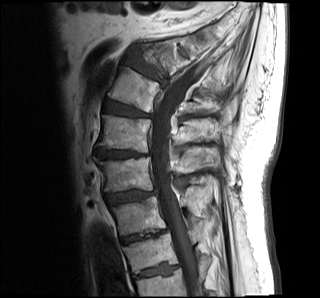
#> input picture riley_images/101_t1.png, 320 x 298 px; its folder holds only this picture in this run
$ jupyter execute fliper.ipynb
#> lines starting #> are read from the running program, lines starting #| are printed output that depends on the picture
[cell 1]
import cv2
import os

# Define the directory containing images and the output directory
image_dir = "riley_images"
output_dir = "flipped_images"

# Create the output directory if it doesn't exist
os.makedirs(output_dir, exist_ok=True)

# Loop through each file in the directory
for filename in os.listdir(image_dir):
    if filename.lower().endswith(('.jpg', '.jpeg', '.png', '.bmp', '.tiff')):  # Process common image formats
        image_path = os.path.join(image_dir, filename)

        # Read the image
        image = cv2.imread(image_path)
#> image is the input picture: shape (298, 320, 3); min 0, max 255, mean 77

        # Rotate the image 180 degrees
        flipped_image = cv2.rotate(image, cv2.ROTATE_180)
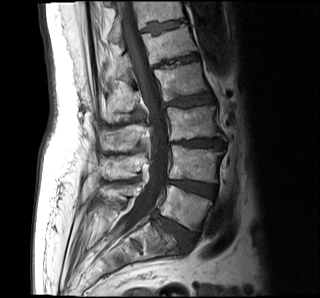
#> flipped_image: shape (298, 320, 3); min 0, max 255, mean 77

        # Save the flipped image to the output directory
        output_path = os.path.join(output_dir, filename)
        cv2.imwrite(output_path, flipped_image)

print("All images have been rotated by 180 degrees and saved to the 'flipped_images' directory.")

[cell 2]
import cv2
import os

# Define the directory containing images
image_dir = "flipped_images"

# Loop through each file in the directory
for filename in os.listdir(image_dir):
    if filename.lower().endswith(('.jpg', '.jpeg', '.png', '.bmp', '.tiff')):  # Process common image formats
        image_path = os.path.join(image_dir, filename)

        # Read the image
        image = cv2.imread(image_path)

        # Flip the image horizontally
        flipped_image = cv2.flip(image, 1)
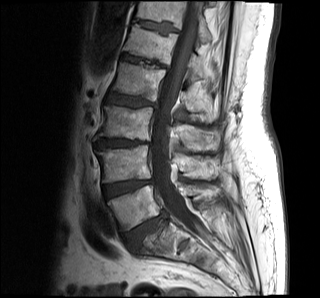
#> flipped_image: shape (298, 320, 3); min 0, max 255, mean 77

        # Save the flipped image back to the same directory
        cv2.imwrite(image_path, flipped_image)

print("All images have been flipped horizontally and saved in the same directory.")

$ run again, on riley_images/108_t2.png
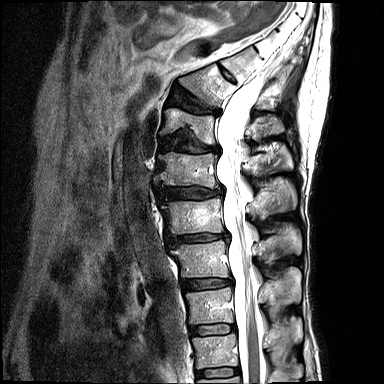
#> input picture riley_images/108_t2.png, 384 x 384 px
#> image is the input picture: shape (384, 384, 3); min 0, max 255, mean 79.7
#> `flipped_image = cv2.rotate(image, cv2.ROTATE_180)`:
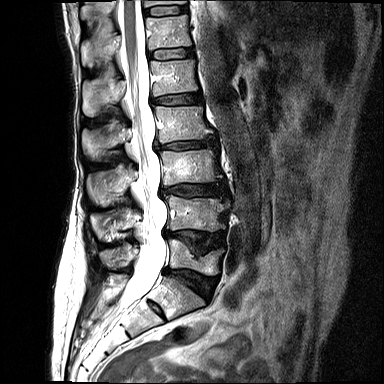
#> flipped_image: shape (384, 384, 3); min 0, max 255, mean 79.7
#> `flipped_image = cv2.flip(image, 1)`:
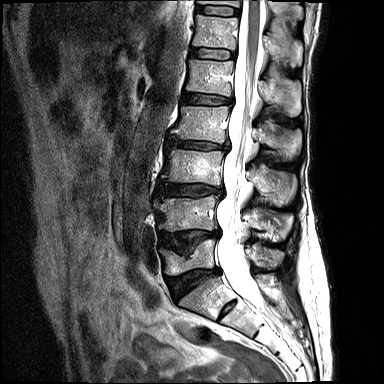
#> flipped_image: shape (384, 384, 3); min 0, max 255, mean 79.7

$ run again, on riley_images/110_t1.png
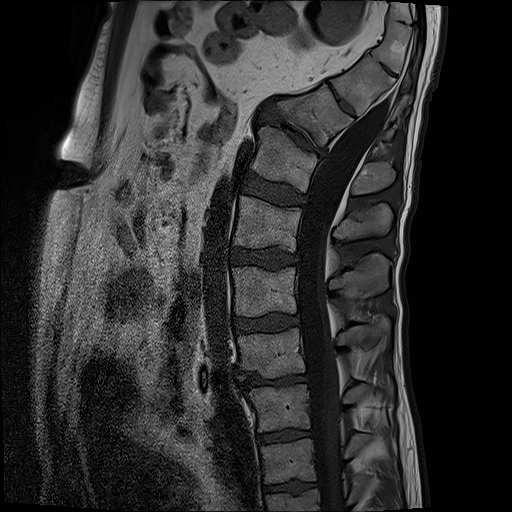
#> input picture riley_images/110_t1.png, 512 x 512 px
#> image is the input picture: shape (512, 512, 3); min 0, max 255, mean 46.3
#> `flipped_image = cv2.rotate(image, cv2.ROTATE_180)`:
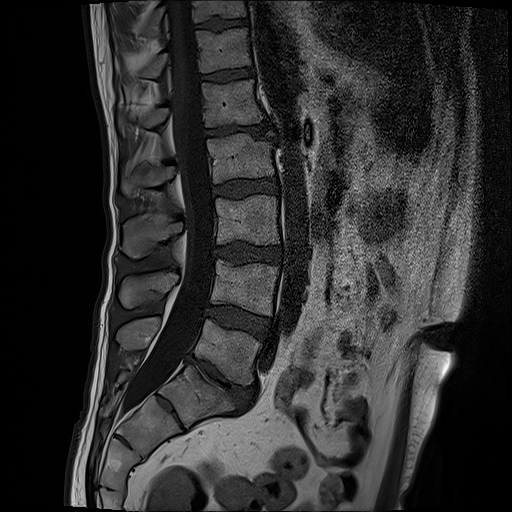
#> flipped_image: shape (512, 512, 3); min 0, max 255, mean 46.3
#> `flipped_image = cv2.flip(image, 1)`:
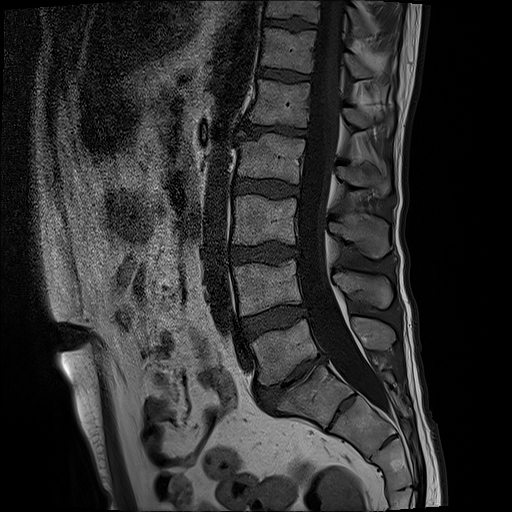
#> flipped_image: shape (512, 512, 3); min 0, max 255, mean 46.3

$ run again, on riley_images/117_t2.png
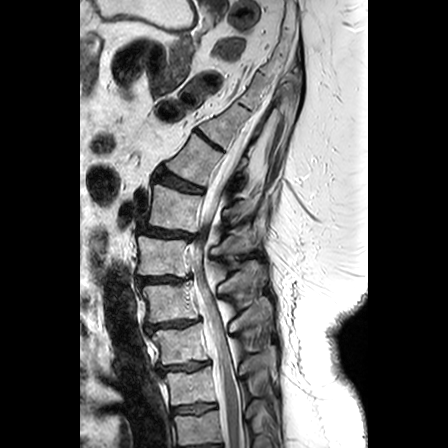
#> input picture riley_images/117_t2.png, 448 x 448 px
#> image is the input picture: shape (448, 448, 3); min 0, max 255, mean 94.9
#> `flipped_image = cv2.rotate(image, cv2.ROTATE_180)`:
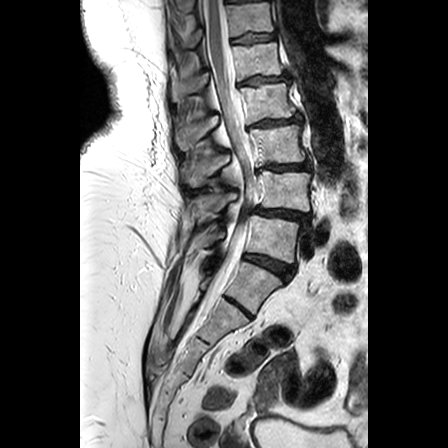
#> flipped_image: shape (448, 448, 3); min 0, max 255, mean 94.9
#> `flipped_image = cv2.flip(image, 1)`:
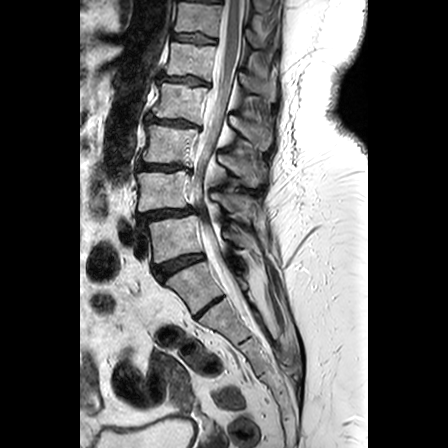
#> flipped_image: shape (448, 448, 3); min 0, max 255, mean 94.9

$ run again, on riley_images/101_t2.png
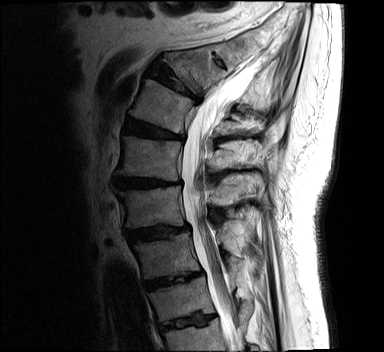
#> input picture riley_images/101_t2.png, 384 x 352 px
#> image is the input picture: shape (352, 384, 3); min 0, max 255, mean 72.7
#> `flipped_image = cv2.rotate(image, cv2.ROTATE_180)`:
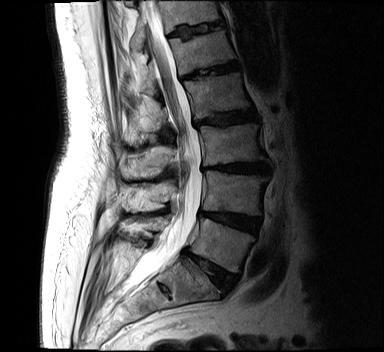
#> flipped_image: shape (352, 384, 3); min 0, max 255, mean 72.7
#> `flipped_image = cv2.flip(image, 1)`:
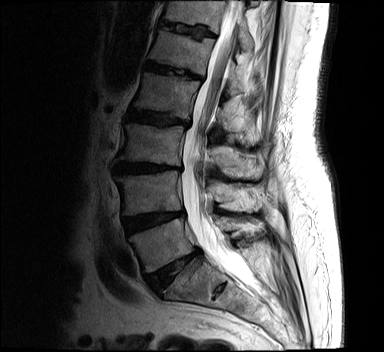
#> flipped_image: shape (352, 384, 3); min 0, max 255, mean 72.7
